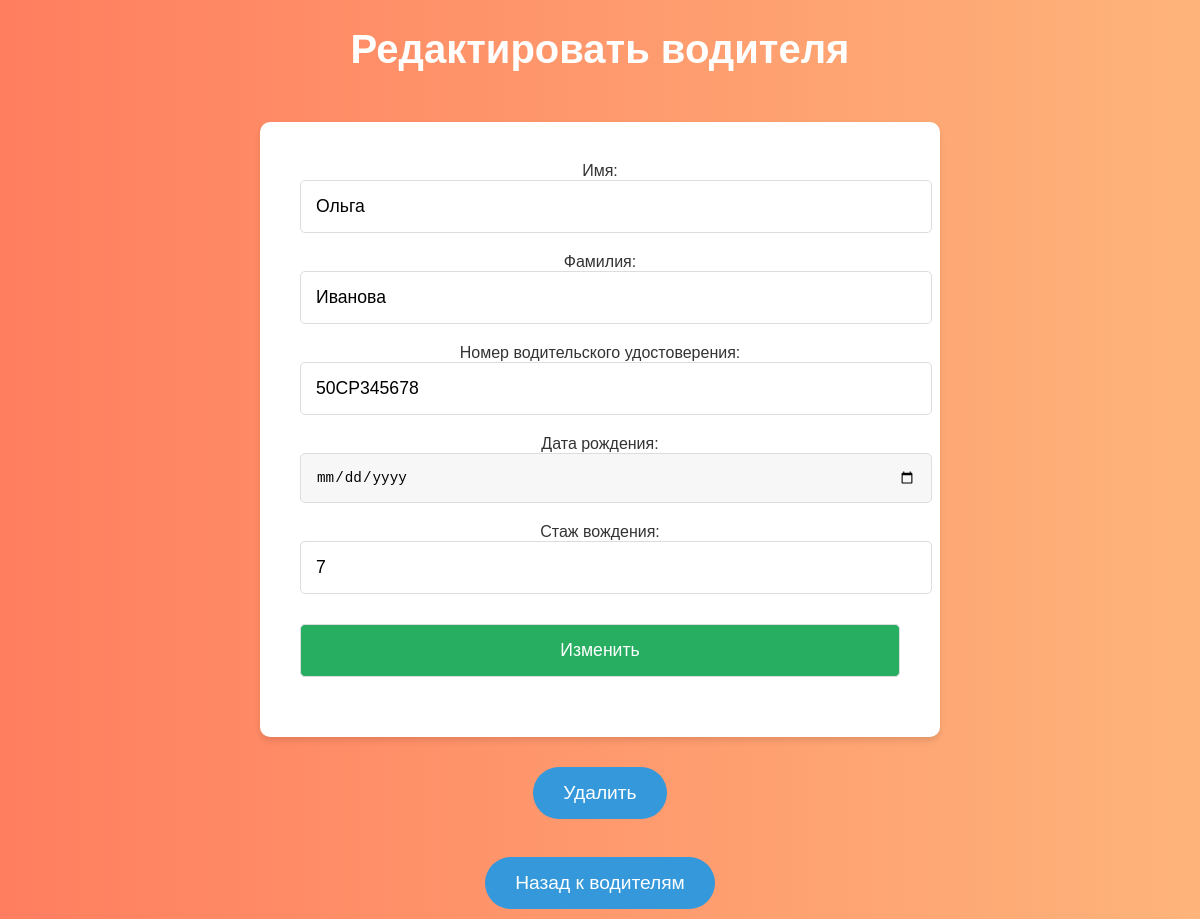
Before: /drivers/edit/3/ with the older database file.
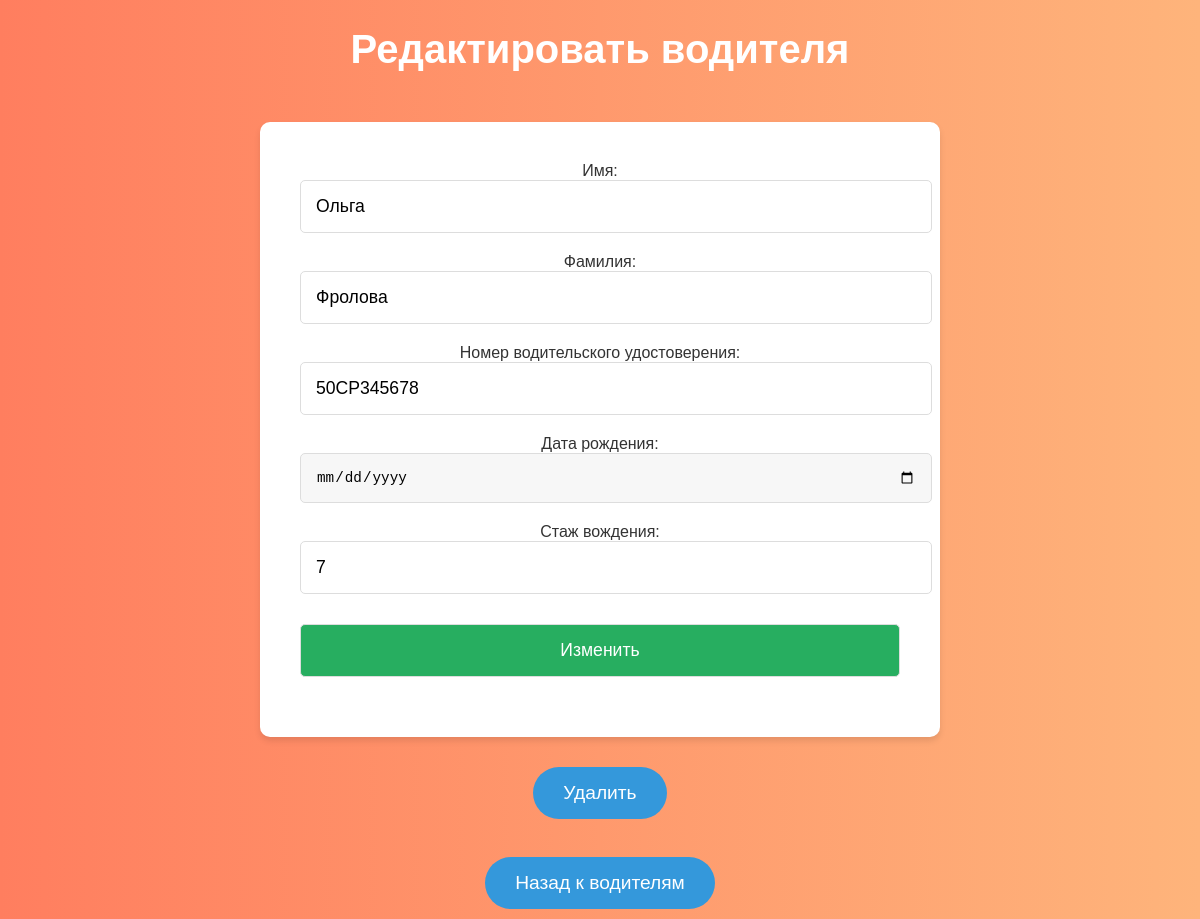
After: the same page with the newer database file.
### lab7app/models.py (models this page shows, shortened)
class Driver(models.Model):
    driver_id = models.AutoField(primary_key=True)
    first_name = models.CharField(max_length=255)
    last_name = models.CharField(max_length=255)
    license_number = models.CharField(max_length=255, unique=True)
    birth_date = models.DateField()
    driving_experience = models.IntegerField()

### lab7app/views.py (the view)
# urls.py: path('drivers/edit/<int:driver_id>/', views.edit_driver, name='edit_driver'),
def edit_driver(request, driver_id):
    driver = get_object_or_404(Driver, pk=driver_id)
    if request.method == 'POST':
        form = DriverForm(request.POST, instance=driver)
        if form.is_valid():
            form.save()
            return redirect('drivers')  # Перенаправление после успешного обновления
    else:
        form = DriverForm(instance=driver)
    return render(request, 'edit_driver.html', {'form': form, 'driver': driver})

### lab7app/forms.py
class DriverForm(forms.ModelForm):
    class Meta:
        model = Driver
        fields = ['first_name', 'last_name', 'license_number', 'birth_date', 'driving_experience']
        widgets = {
            'birth_date': forms.DateInput(attrs={'type': 'date'}),
        }
        labels = {
            'first_name' : 'Имя',
            'last_name': 'Фамилия',
            'license_number' : 'Номер водительского удостоверения',
            'birth_date' : 'Дата рождения',
            'driving_experience' : 'Водительский стаж'
        }

### lab7app/templates/edit_driver.html (shortened to what this page needs)
{% load static %}
<!DOCTYPE html>
<html lang="ru">
<head>
    <link rel="stylesheet" href="{% static 'styles.css' %}">
</head>
<body class="edit-driver">
    <h1>Редактировать водителя</h1>
    <form method="POST">
        <div class="form-group">
            <label for="first_name">Имя:</label>
            <input type="text" id="first_name" name="first_name" value="{{ driver.first_name }}" required>
        </div>
        <div class="form-group">
            <label for="last_name">Фамилия:</label>
            <input type="text" id="last_name" name="last_name" value="{{ driver.last_name }}" required>
        </div>
        <div class="form-group">
            <label for="license_number">Номер водительского удостоверения:</label>
            <input type="text" id="license_number" name="license_number" value="{{ driver.license_number }}" required>
        </div>
        <div class="form-group">
            <label for="birth_date">Дата рождения:</label>
            <input type="date" id="birth_date" name="birth_date" value="{{ driver.birth_date }}" required>
        </div>
        <div class="form-group">
            <label for="driving_experience">Стаж вождения:</label>
            <input type="number" id="driving_experience" name="driving_experience" value="{{ driver.driving_experience }}" required>
        </div>
        <button type="submit">Изменить</button>
    </form>
    <a href="{% url 'delete_driver' driver.driver_id %}">
        <button class="delete-button">Удалить</button>
    </a>
    <br>
    <a href="{% url 'drivers' %}">
        <button>Назад к водителям</button>
    </a>
</body>
</html>

Changed rows visible on the page:
changed Driver "Ольга": last_name "Иванова" → "Фролова"
